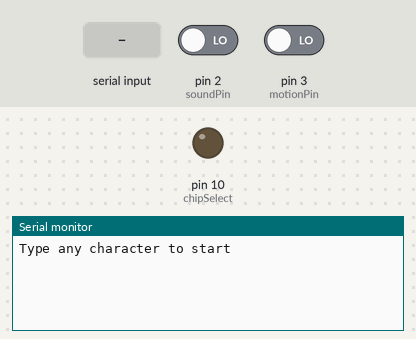
Recording of a sketch running on a simulated Arduino Uno, built with avr-gcc and run on an emulated ATmega328P. Parts: output pins drawn as LEDs (lit = HIGH), the last lines printed to the serial monitor. The test bench sets the inputs (shaded band); at power-on: pin 2 (soundPin) LOW, pin 3 (motionPin) LOW. The local clock reads 2024-03-15 10:24:30 at power-on unless the sketch sets it; storage starts empty.

Above: at 0.9 s.
1.0 s: "1" received over Serial
At 2.2 s:
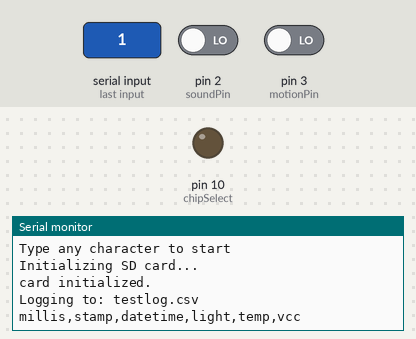
2.5 s: pin 2 (soundPin) driven HIGH
At 3.4 s:
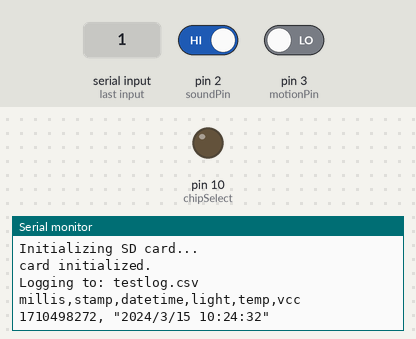

Measured:
- after the input at 1.0 s, the serial monitor: prints a new line at once (image 1)
- after the input at 2.5 s, the serial monitor: prints a new line at once (image 2)

The sketch:

datalogger.ino
```cpp
#define END 0
#define START 1
#define WAIT_TO_START 1 // Wait for serial input for debugging

#include <Wire.h>
#include "RTClib.h"
#include "SD.h"

const int soundPin = 2;
const int motionPin = 3;
const int chipSelect = 10;
const int ledPin = 13;

volatile int soundFlag = false;
volatile int motionFlag = false;

volatile int soundEventType = END;
volatile int motionEventType = END;

RTC_DS1307 RTC;
File logfile;

void setup() {
    Wire.begin();
    RTC.begin();

    if (!RTC.isrunning()) {
        RTC.adjust(DateTime(__DATE__, __TIME__));
    }

    attachInterrupt(0, setSoundFlag, CHANGE);
    attachInterrupt(1, setMotionFlag, CHANGE);
    pinMode(chipSelect, OUTPUT);

    // Start serial for debugging
    Serial.begin(9600);
    Serial.println();

    #if WAIT_TO_START
    Serial.println("Type any character to start");
    while (!Serial.available());
    #endif //WAIT_TO_START

    Serial.println("Initializing SD card...");
    if (!SD.begin(chipSelect)) {
        Serial.println("Card failed, or not present");
    }
    Serial.println("card initialized.");

    char filename[] = "testlog.csv";
    logfile = SD.open(filename, FILE_WRITE);

    if (! logfile) {
        Serial.println("Couldn't create file.");
    }

    Serial.print("Logging to: ");
    Serial.println(filename);

    logfile.println("millis,stamp,datetime,light,temp,vcc");
    Serial.println("millis,stamp,datetime,light,temp,vcc");
}

void loop() {
    if(soundFlag | motionFlag) {
        digitalWrite(ledPin, HIGH);
        writeToLog(soundFlag, motionFlag, soundEventType, motionEventType);
        soundFlag = false;
        motionFlag = false;
        delay(500); // to ensure the LED flash is visible and we don't write insanely fast
        digitalWrite(ledPin, LOW);
    }
}

void setSoundFlag() {
    soundFlag = true;
    if(digitalRead(soundPin)) {
        soundEventType = START;
    } else {
        soundEventType = END;
    }
}

void setMotionFlag() {
    motionFlag = true;
    if(digitalRead(motionPin)) {
        motionEventType = START;
    } else {
        motionEventType = END;
    }
}

void writeToLog(int soundFlag, int motionFlag, int soundEventType, int motionEventType) {
    DateTime now = RTC.now();
    // log time
    logfile.print(now.unixtime()); // seconds since 1/1/1970
    logfile.print(", ");
    logfile.print('"');
    logfile.print(now.year(), DEC);
    logfile.print("/");
    logfile.print(now.month(), DEC);
    logfile.print("/");
    logfile.print(now.day(), DEC);
    logfile.print(" ");
    logfile.print(now.hour(), DEC);
    logfile.print(":");
    logfile.print(now.minute(), DEC);
    logfile.print(":");
    logfile.print(now.second(), DEC);
    logfile.print('"');

    Serial.print(now.unixtime()); // seconds since 1/1/1970
    Serial.print(", ");
    Serial.print('"');
    Serial.print(now.year(), DEC);
    Serial.print("/");
    Serial.print(now.month(), DEC);
    Serial.print("/");
    Serial.print(now.day(), DEC);
    Serial.print(" ");
    Serial.print(now.hour(), DEC);
    Serial.print(":");
    Serial.print(now.minute(), DEC);
    Serial.print(":");
    Serial.print(now.second(), DEC);
    Serial.print('"');
}
```
